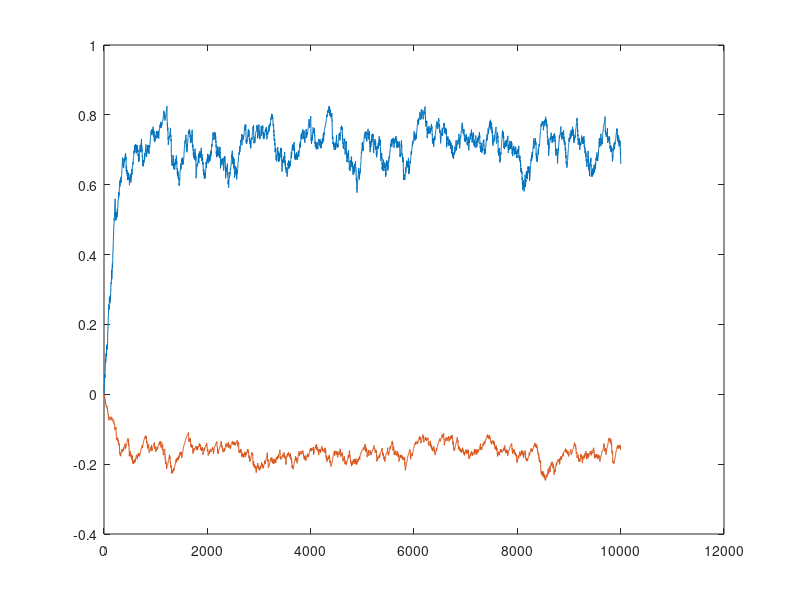

Source code (MATLAB):
%For 2-armed bandit
clear;

action1_reward = [0.9, 1; 0.1 0];
action2_reward = [0.8, 0; 0.2 0];
rewards = {action1_reward, action2_reward};

% gamma = 0.9;
alpha = 0.01;
beta = 0.5;
Q = [0, 0];

number_of_iterations = 10000;

Qs = zeros(number_of_iterations + 1, size(Q,2));
Qs(1,:) = Q;

for i = 1:number_of_iterations
    unnormalized_p_as = [exp(beta * Q(1)), exp(beta * Q(2))];
    normalized_p_as = [exp(beta * Q(1)), exp(beta * Q(2))] / sum(unnormalized_p_as);
    
    %sample from action pmf
    action = -1;
    random_value = rand(1);
    cum = 0;
    for j = 1:size(normalized_p_as,2)
        if random_value < normalized_p_as(j) + cum
            action = j;
            break;
        end
        cum = cum + normalized_p_as(j);
    end
    % end sampling
    
    
    %sample from reward pmf
    reward_pmf = rewards{action};
    reward = -1;
    for j = 1:size(reward_pmf,1)
        random_value = rand(1);
        if random_value < reward_pmf(j,1)
            reward = reward_pmf(j,2);
        end
    end
    % end sampling
    
    TD_error = reward - Q(action);
    Q(action) = Q(action) + alpha * TD_error;
    Qs(i + 1,:) = Q;
    
    
end


plot(Qs)